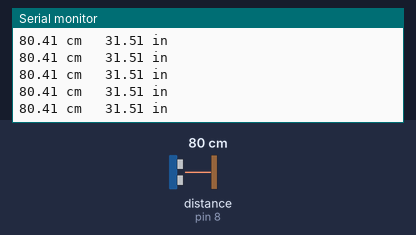
Simulated run of this sketch. Board: Arduino Uno, built with avr-gcc and run on an emulated ATmega328P. Parts: the last lines printed to the serial monitor. Wiring (inferred from the names in the program): ultrasonic range finder: trigger pin 7; echo pin 8. Inputs (shaded band) come from the test bench; at power-on: distance to the obstacle (sensor on pin 8) 80 cm. The echo pulse lasts 58.3 µs per cm.

Above: at 1.2 s.
1.3 s: distance to the obstacle (sensor on pin 8) set to 9 cm
At 1.33 s:
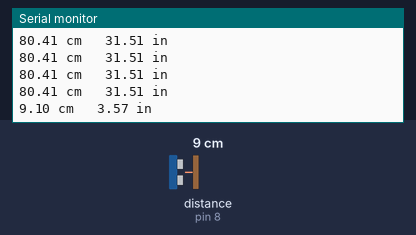
4.3 s: distance to the obstacle (sensor on pin 8) set to 299 cm
At 4.36 s:
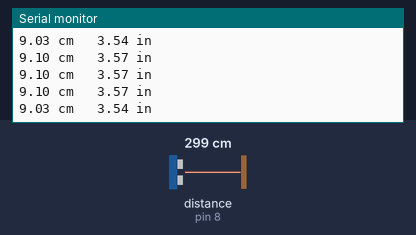
7.3 s: distance to the obstacle (sensor on pin 8) set to 2 cm
At 7.35 s:
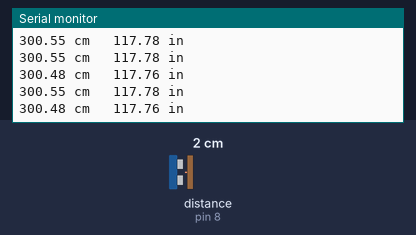
Timing chart, 0 to 10.3 s (numbered marks = the images above; inputs shaded):
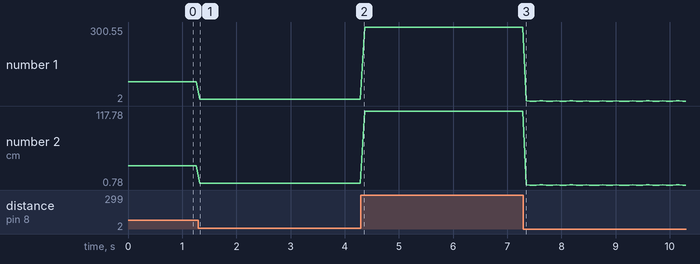

Measured:
- after the input at 1.3 s, the serial monitor: prints a new line at once (image 1)
- plotted number 1: 80.41 → 9.03 after the input at 1.3 s, 9.03 → 300.48 after the input at 4.3 s, 300.48 → 2 after the input at 7.3 s
- plotted number 2: 31.51 → 3.54 after the input at 1.3 s, 3.54 → 117.76 after the input at 4.3 s, 117.76 → 0.78 after the input at 7.3 s

The sketch:

sketch_dec16a.ino
```cpp
// (licence header left out)
// Pins
const int TRIG_PIN = 7;
const int ECHO_PIN = 8;

// Anything over 400 cm (23200 us pulse) is "out of range"
const unsigned int MAX_DIST = 23200;

void setup() {

  // The Trigger pin will tell the sensor to range find
  pinMode(TRIG_PIN, OUTPUT);
  digitalWrite(TRIG_PIN, LOW);

  // We'll use the serial monitor to view the sensor output
  Serial.begin(9600);
}

void loop() {

  unsigned long t1;
  unsigned long t2;
  unsigned long pulse_width;
  float cm;
  float inches;

  // Hold the trigger pin high for at least 10 us
  digitalWrite(TRIG_PIN, HIGH);
  delayMicroseconds(10);
  digitalWrite(TRIG_PIN, LOW);

  // Wait for pulse on echo pin
  while ( digitalRead(ECHO_PIN) == 0 );

  // Measure how long the echo pin was held high (pulse width)
  // Note: the micros() counter will overflow after ~70 min
  t1 = micros();
  while ( digitalRead(ECHO_PIN) == 1);
  t2 = micros();
  pulse_width = t2 - t1;

  // Calculate distance in centimeters and inches. The constants
  // are found in the datasheet, and calculated from the assumed speed
  //of sound in air at sea level (~340 m/s).
  cm = pulse_width / 58.0;
  inches = pulse_width / 148.0;

  // Print out results
  if ( pulse_width > MAX_DIST ) {
    Serial.println("Out of range");
  } else {
    Serial.print(cm);
    Serial.print(" cm \t");
    Serial.print(inches);
    Serial.println(" in");
  }

  // Wait at least 60ms before next measurement
  delay(60);
}
```

HCSR04.cpp
```cpp
/*
  HCSR04 - Library for arduino, for HC-SR04 ultrasonic distance sensor.
  Created by Martin Sosic, June 11, 2016.
*/

#include "Arduino.h"
#include "HCSR04.h"

UltraSonicDistanceSensor::UltraSonicDistanceSensor(
        int triggerPin, int echoPin) {
    this->triggerPin = triggerPin;
    this->echoPin = echoPin;
    pinMode(triggerPin, OUTPUT);
    pinMode(echoPin, INPUT);
}

double UltraSonicDistanceSensor::measureDistanceCm() {
    // Make sure that trigger pin is LOW.
    digitalWrite(triggerPin, LOW);
    delayMicroseconds(2);
    // Hold trigger for 10 microseconds, which is signal for sensor to measure distance.
    digitalWrite(triggerPin, HIGH);
    delayMicroseconds(10);
    digitalWrite(triggerPin, LOW);
    // Measure the length of echo signal, which is equal to the time needed for sound to go there and back.
    unsigned long durationMicroSec = pulseIn(echoPin, HIGH);
    double distanceCm = durationMicroSec / 2.0 * 0.0343;
    if (distanceCm == 0 || distanceCm > 400) {
        return -1.0 ;
    } else {
        return distanceCm;
    }
}
```

HCSR04.h
```cpp
/*
  HCSR04 - Library for arduino, for HC-SR04 ultrasonic distance sensor.
  Created by Martin Sosic, June 11, 2016.
*/

#ifndef HCSR04_H
#define HCSR04_H

#include "Arduino.h"

class UltraSonicDistanceSensor {
 public:
    /**
     * @param triggerPin  Digital pin that is used for controlling sensor (output).
     * @param echoPin  Digital pin that is used to get information from sensor (input).
     */
    UltraSonicDistanceSensor(int triggerPin, int echoPin);

    /**
     * Measures distance by sending ultrasonic waves and measuring time it takes them
     * to return.
     * @returns Distance in centimeters, or negative value if distance is greater than 400cm.
     */
    double measureDistanceCm();
 private:
    int triggerPin, echoPin;
};

#endif // HCSR04_H
```

Ultrasonic.cpp
```cpp
// (licence header left out)
#if ARDUINO >= 100
  #include "Arduino.h"
#else
  #include "WProgram.h"
#endif

#include "Ultrasonic.h"

Ultrasonic::Ultrasonic(int TP, int EP)
{
   pinMode(TP,OUTPUT);
   pinMode(EP,INPUT);
   Trig_pin=TP;
   Echo_pin=EP;
   Time_out=3000;  // 3000 µs = 50cm // 30000 µs = 5 m
}

Ultrasonic::Ultrasonic(int TP, int EP, long TO)
{
   pinMode(TP,OUTPUT);
   pinMode(EP,INPUT);
   Trig_pin=TP;
   Echo_pin=EP;
   Time_out=TO;
}

long Ultrasonic::Timing()
{
  digitalWrite(Trig_pin, LOW);
  delayMicroseconds(2);
  digitalWrite(Trig_pin, HIGH);
  delayMicroseconds(10);
  digitalWrite(Trig_pin, LOW);
  duration = pulseIn(Echo_pin,HIGH,Time_out);
  if ( duration == 0 ) {
	duration = Time_out; }
  return duration;
}

long Ultrasonic::Ranging(int sys)
{
  Timing();
  if (sys) {
	distance_cm = duration /29 / 2 ;
	return distance_cm;
  } else {
	distance_inc = duration / 74 / 2;
	return distance_inc; }
}
```

Ultrasonic.h
```cpp
// (licence header left out)
#ifndef Ultrasonic_h
#define Ultrasonic_h

#if ARDUINO >= 100
  #include "Arduino.h"
#else
  #include "WProgram.h"
#endif

#define CM 1
#define INC 0

class Ultrasonic
{
  public:
    Ultrasonic(int TP, int EP);
	Ultrasonic(int TP, int EP, long TO);
    long Timing();
    long Ranging(int sys);

  private:
    int Trig_pin;
    int Echo_pin;
	long Time_out;
    long duration,distance_cm,distance_inc;
};

#endif
```
